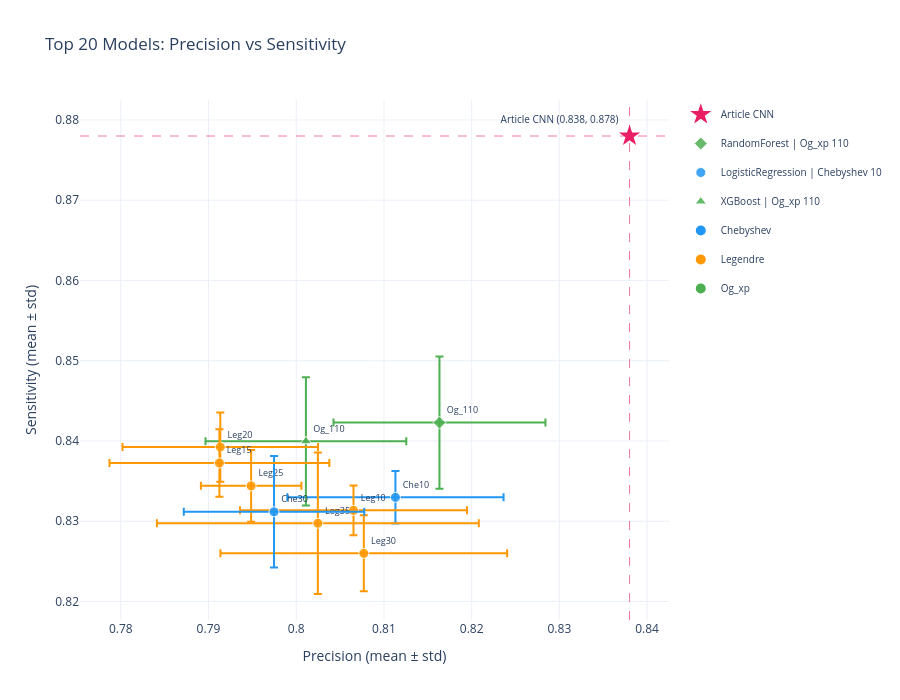

Notebook cell for this chart:
### Markdown cell above
## 2. Top-20 Scatter Plot: Precision vs Sensitivity

### Code cell
top20 = summary.sort_values("f1_mean", ascending=False).head(10).copy()

CLF_SYMBOLS = {
    "LogisticRegression": "circle",
    "SVM_RBF": "square",
    "RandomForest": "diamond",
    "XGBoost": "triangle-up",
}
BASIS_SCATTER_COLORS = {
    "chebyshev": "#2196F3",
    "legendre": "#FF9800",
    "og_xp": "#4CAF50",
}

fig_scatter = go.Figure()

fig_scatter.add_hline(y=ART_SENS, line=dict(color="#E91E63", dash="dash", width=1), opacity=0.6)
fig_scatter.add_vline(x=ART_PREC, line=dict(color="#E91E63", dash="dash", width=1), opacity=0.6)

fig_scatter.add_trace(go.Scatter(
    x=[ART_PREC], y=[ART_SENS],
    mode="markers+text",
    marker=dict(symbol="star", size=16, color="#E91E63"),
    text=[f"Article CNN ({ART_PREC:.3f}, {ART_SENS:.3f})"],
    textposition="top left",
    textfont=dict(size=10),
    name="Article CNN",
    showlegend=True,
))

shown_clf = set()
shown_basis = set()
for _, row in top20.iterrows():
    basis = row["basis"]
    clf = row["classifier"]
    color = BASIS_SCATTER_COLORS.get(basis, "gray")
    symbol = CLF_SYMBOLS.get(clf, "circle")
    n = int(row["n_coeffs"])
    label = f"{basis[:3].capitalize()}{n}"

    fig_scatter.add_trace(go.Scatter(
        x=[row["precision_mean"]], y=[row["sensitivity_mean"]],
        error_x=dict(type="data", array=[row["precision_std"]], visible=True),
        error_y=dict(type="data", array=[row["sensitivity_std"]], visible=True),
        mode="markers+text",
        marker=dict(symbol=symbol, size=10, color=color, opacity=0.85,
                    line=dict(width=1, color="white")),
        text=[label], textposition="top right", textfont=dict(size=9),
        name=f"{clf} | {basis.capitalize()} {n}",
        legendgroup=clf,
        showlegend=(clf not in shown_clf),
        hovertemplate=(
            f"<b>{clf}</b> — {basis.capitalize()} {n}<br>"
            f"Precision: {row['precision_mean']:.4f} ± {row['precision_std']:.4f}<br>"
            f"Sensitivity: {row['sensitivity_mean']:.4f} ± {row['sensitivity_std']:.4f}<br>"
            f"F1: {row['f1_mean']:.4f}"
            "<extra></extra>"
        ),
    ))
    shown_clf.add(clf)

for basis, color in BASIS_SCATTER_COLORS.items():
    fig_scatter.add_trace(go.Scatter(
        x=[None], y=[None], mode="markers",
        marker=dict(size=10, color=color),
        name=basis.capitalize(),
        showlegend=True,
    ))

fig_scatter.update_layout(
    title="Top 20 Models: Precision vs Sensitivity",
    xaxis_title="Precision (mean ± std)",
    yaxis_title="Sensitivity (mean ± std)",
    height=700, width=900,
    template="plotly_white",
    legend=dict(font_size=10),
)
try:
    fig_scatter.write_image(str(RESULTS_DIR / "focused_top20_scatter.png"), scale=2)
except Exception as e:
    print(f"Static export skipped: {e}")
fig_scatter.show()

### Figure 1 — Plotly figure (JSON) as saved in the notebook; plotly's stock layout.template omitted (floating-point values rounded to 4 significant figures)
{"data": [{"marker": {"color": "#E91E63", "size": 16, "symbol": "star"}, "mode": "markers+text", "name": "Article CNN", "showlegend": true, "text": ["Article CNN (0.838, 0.878)"], "textfont": {"size": 10}, "textposition": "top left", "type": "scatter", "x": [0.838], "y": [0.878]}, {"error_x": {"array": [0.01208], "type": "data", "visible": true}, "error_y": {"array": [0.008247], "type": "data", "visible": true}, "hovertemplate": "<b>RandomForest</b> — Og_xp 110<br>Precision: 0.8163 ± 0.0121<br>Sensitivity: 0.8423 ± 0.0082<br>F1: 0.8283<extra></extra>", "legendgroup": "RandomForest", "marker": {"color": "#4CAF50", "line": {"color": "white", "width": 1}, "opacity": 0.85, "size": 10, "symbol": "diamond"}, "mode": "markers+text", "name": "RandomForest | Og_xp 110", "showlegend": true, "text": ["Og_110"], "textfont": {"size": 9}, "textposition": "top right", "type": "scatter", "x": [0.8163], "y": [0.8423]}, {"error_x": {"array": [0.01232], "type": "data", "visible": true}, "error_y": {"array": [0.003271], "type": "data", "visible": true}, "hovertemplate": "<b>LogisticRegression</b> — Chebyshev 10<br>Precision: 0.8113 ± 0.0123<br>Sensitivity: 0.8330 ± 0.0033<br>F1: 0.8215<extra></extra>", "legendgroup": "LogisticRegression", "marker": {"color": "#2196F3", "line": {"color": "white", "width": 1}, "opacity": 0.85, "size": 10, "symbol": "circle"}, "mode": "markers+text", "name": "LogisticRegression | Chebyshev 10", "showlegend": true, "text": ["Che10"], "textfont": {"size": 9}, "textposition": "top right", "type": "scatter", "x": [0.8113], "y": [0.833]}, {"error_x": {"array": [0.01144], "type": "data", "visible": true}, "error_y": {"array": [0.007989], "type": "data", "visible": true}, "hovertemplate": "<b>XGBoost</b> — Og_xp 110<br>Precision: 0.8011 ± 0.0114<br>Sensitivity: 0.8400 ± 0.0080<br>F1: 0.8191<extra></extra>", "legendgroup": "XGBoost", "marker": {"color": "#4CAF50", "line": {"color": "white", "width": 1}, "opacity": 0.85, "size": 10, "symbol": "triangle-up"}, "mode": "markers+text", "name": "XGBoost | Og_xp 110", "showlegend": true, "text": ["Og_110"], "textfont": {"size": 9}, "textposition": "top right", "type": "scatter", "x": [0.8011], "y": [0.84]}, {"error_x": {"array": [0.01294], "type": "data", "visible": true}, "error_y": {"array": [0.0031], "type": "data", "visible": true}, "hovertemplate": "<b>LogisticRegression</b> — Legendre 10<br>Precision: 0.8065 ± 0.0129<br>Sensitivity: 0.8314 ± 0.0031<br>F1: 0.8182<extra></extra>", "legendgroup": "LogisticRegression", "marker": {"color": "#FF9800", "line": {"color": "white", "width": 1}, "opacity": 0.85, "size": 10, "symbol": "circle"}, "mode": "markers+text", "name": "LogisticRegression | Legendre 10", "showlegend": false, "text": ["Leg10"], "textfont": {"size": 9}, "textposition": "top right", "type": "scatter", "x": [0.8065], "y": [0.8314]}, {"error_x": {"array": [0.01634], "type": "data", "visible": true}, "error_y": {"array": [0.004733], "type": "data", "visible": true}, "hovertemplate": "<b>LogisticRegression</b> — Legendre 30<br>Precision: 0.8077 ± 0.0163<br>Sensitivity: 0.8260 ± 0.0047<br>F1: 0.8159<extra></extra>", "legendgroup": "LogisticRegression", "marker": {"color": "#FF9800", "line": {"color": "white", "width": 1}, "opacity": 0.85, "size": 10, "symbol": "circle"}, "mode": "markers+text", "name": "LogisticRegression | Legendre 30", "showlegend": false, "text": ["Leg30"], "textfont": {"size": 9}, "textposition": "top right", "type": "scatter", "x": [0.8077], "y": [0.826]}, {"error_x": {"array": [0.01835], "type": "data", "visible": true}, "error_y": {"array": [0.00882], "type": "data", "visible": true}, "hovertemplate": "<b>LogisticRegression</b> — Legendre 35<br>Precision: 0.8025 ± 0.0183<br>Sensitivity: 0.8297 ± 0.0088<br>F1: 0.8150<extra></extra>", "legendgroup": "LogisticRegression", "marker": {"color": "#FF9800", "line": {"color": "white", "width": 1}, "opacity": 0.85, "size": 10, "symbol": "circle"}, "mode": "markers+text", "name": "LogisticRegression | Legendre 35", "showlegend": false, "text": ["Leg35"], "textfont": {"size": 9}, "textposition": "top right", "type": "scatter", "x": [0.8025], "y": [0.8297]}, {"error_x": {"array": [0.01114], "type": "data", "visible": true}, "error_y": {"array": [0.004316], "type": "data", "visible": true}, "hovertemplate": "<b>LogisticRegression</b> — Legendre 20<br>Precision: 0.7913 ± 0.0111<br>Sensitivity: 0.8392 ± 0.0043<br>F1: 0.8141<extra></extra>", "legendgroup": "LogisticRegression", "marker": {"color": "#FF9800", "line": {"color": "white", "width": 1}, "opacity": 0.85, "size": 10, "symbol": "circle"}, "mode": "markers+text", "name": "LogisticRegression | Legendre 20", "showlegend": false, "text": ["Leg20"], "textfont": {"size": 9}, "textposition": "top right", "type": "scatter", "x": [0.7913], "y": [0.8392]}, {"error_x": {"array": [0.005725], "type": "data", "visible": true}, "error_y": {"array": [0.004456], "type": "data", "visible": true}, "hovertemplate": "<b>LogisticRegression</b> — Legendre 25<br>Precision: 0.7949 ± 0.0057<br>Sensitivity: 0.8344 ± 0.0045<br>F1: 0.8136<extra></extra>", "legendgroup": "LogisticRegression", "marker": {"color": "#FF9800", "line": {"color": "white", "width": 1}, "opacity": 0.85, "size": 10, "symbol": "circle"}, "mode": "markers+text", "name": "LogisticRegression | Legendre 25", "showlegend": false, "text": ["Leg25"], "textfont": {"size": 9}, "textposition": "top right", "type": "scatter", "x": [0.7949], "y": [0.8344]}, {"error_x": {"array": [0.01029], "type": "data", "visible": true}, "error_y": {"array": [0.006949], "type": "data", "visible": true}, "hovertemplate": "<b>LogisticRegression</b> — Chebyshev 30<br>Precision: 0.7975 ± 0.0103<br>Sensitivity: 0.8312 ± 0.0069<br>F1: 0.8133<extra></extra>", "legendgroup": "LogisticRegression", "marker": {"color": "#2196F3", "line": {"color": "white", "width": 1}, "opacity": 0.85, "size": 10, "symbol": "circle"}, "mode": "markers+text", "name": "LogisticRegression | Chebyshev 30", "showlegend": false, "text": ["Che30"], "textfont": {"size": 9}, "textposition": "top right", "type": "scatter", "x": [0.7975], "y": [0.8312]}, {"error_x": {"array": [0.01253], "type": "data", "visible": true}, "error_y": {"array": [0.004212], "type": "data", "visible": true}, "hovertemplate": "<b>LogisticRegression</b> — Legendre 15<br>Precision: 0.7912 ± 0.0125<br>Sensitivity: 0.8373 ± 0.0042<br>F1: 0.8130<extra></extra>", "legendgroup": "LogisticRegression", "marker": {"color": "#FF9800", "line": {"color": "white", "width": 1}, "opacity": 0.85, "size": 10, "symbol": "circle"}, "mode": "markers+text", "name": "LogisticRegression | Legendre 15", "showlegend": false, "text": ["Leg15"], "textfont": {"size": 9}, "textposition": "top right", "type": "scatter", "x": [0.7912], "y": [0.8373]}, {"marker": {"color": "#2196F3", "size": 10}, "mode": "markers", "name": "Chebyshev", "showlegend": true, "type": "scatter", "x": [null], "y": [null]}, {"marker": {"color": "#FF9800", "size": 10}, "mode": "markers", "name": "Legendre", "showlegend": true, "type": "scatter", "x": [null], "y": [null]}, {"marker": {"color": "#4CAF50", "size": 10}, "mode": "markers", "name": "Og_xp", "showlegend": true, "type": "scatter", "x": [null], "y": [null]}], "layout": {"height": 700, "legend": {"font": {"size": 10}}, "shapes": [{"line": {"color": "#E91E63", "dash": "dash", "width": 1}, "opacity": 0.6, "type": "line", "x0": 0, "x1": 1, "xref": "x domain", "y0": 0.878, "y1": 0.878, "yref": "y"}, {"line": {"color": "#E91E63", "dash": "dash", "width": 1}, "opacity": 0.6, "type": "line", "x0": 0.838, "x1": 0.838, "xref": "x", "y0": 0, "y1": 1, "yref": "y domain"}], "title": {"text": "Top 20 Models: Precision vs Sensitivity"}, "width": 900, "xaxis": {"title": {"text": "Precision (mean ± std)"}}, "yaxis": {"title": {"text": "Sensitivity (mean ± std)"}}}}
